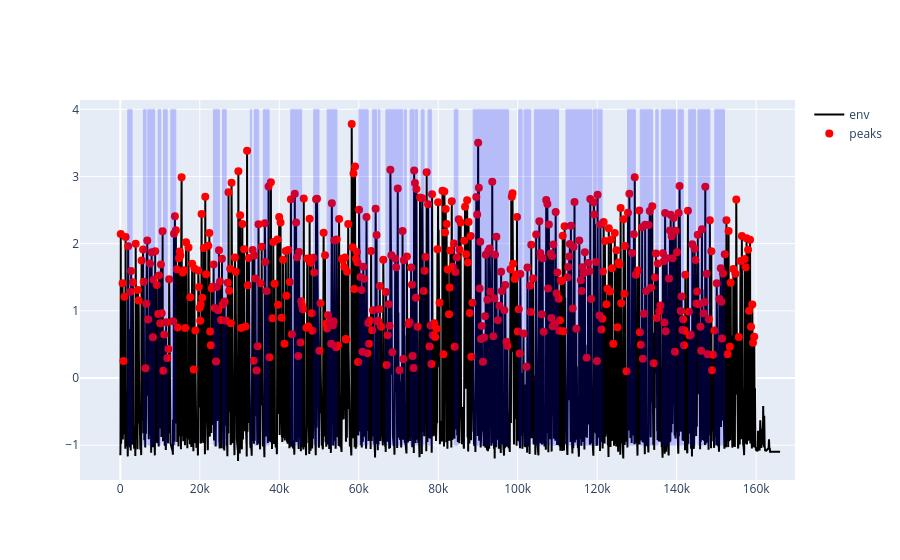

The cell this chart's notebook holds for it:
### Markdown cell above
# Some applications
So this new merged dataset is very flexible, in that we can for example, loop through relevant events and extract information from it. For example in the below lines of code, we ask for each gesture what the peak speed was, and then also the maximum in the amplitude envelope, and their timings. We then calculate the time difference between the speech and the movement peaks (synchrony). We then provide a smoothed frequency distribution to see how the timing distribution per gesture type.

## peak analysis

### Code cell
# lets first identify and plot all local maxima in the amplitude envelope
from scipy.signal import find_peaks

# load in final timestep
merged = pd.read_csv(outputfolder+'merged_finalstep.csv')

# standardize the amplitude envelope
merged['env'] = (merged['env'] - merged['env'].mean()) / merged['env'].std()

# Find peaks in the smoothed amplitude envelope
peaks, _ = find_peaks(merged['env'], height=0.1, distance=15)

# Create the plot using Plotly Express (px)
fig5 = go.Figure()

# Add the amplitude envelope
fig5.add_trace(go.Scatter(x=merged['time'], y=merged['env'], mode='lines', name='env', line=dict(color='black')))
# Add the peaks
fig5.add_trace(go.Scatter(x=merged.loc[peaks, 'time'], y=merged.loc[peaks, 'env'], mode='markers', name='peaks', marker=dict(color='red', size=8)))
# add the annotations as shaded areas
for i in range(len(ANNO)):
    fig5.add_shape(type='rect', x0=ANNO.loc[i, 'start_time'], x1=ANNO.loc[i, 'end_time'], y0=-1, y1=4, line=dict(color='blue', width=1), fillcolor='blue', opacity=0.2)

# Display the plot
fig5.show()

### Figure 1 — Plotly figure (JSON) as saved in the notebook; plotly's stock layout.template omitted (floating-point values rounded to 4 significant figures; data arrays with more than 128 entries replaced by an {"elided": "..."} marker saying what was removed)
{"data": [{"line": {"color": "black"}, "mode": "lines", "name": "env", "type": "scatter", "x": {"elided": "16604 int values"}, "y": {"elided": "16604 float values"}}, {"marker": {"color": "red", "size": 8}, "mode": "markers", "name": "peaks", "type": "scatter", "x": {"elided": "513 int values"}, "y": {"elided": "513 float values"}}], "layout": {"shapes": [{"fillcolor": "blue", "line": {"color": "blue", "width": 1}, "opacity": 0.2, "type": "rect", "x0": 1880, "x1": 2960, "y0": -1, "y1": 4}, {"fillcolor": "blue", "line": {"color": "blue", "width": 1}, "opacity": 0.2, "type": "rect", "x0": 5800, "x1": 6480, "y0": -1, "y1": 4}, {"fillcolor": "blue", "line": {"color": "blue", "width": 1}, "opacity": 0.2, "type": "rect", "x0": 6920, "x1": 8640, "y0": -1, "y1": 4}, {"fillcolor": "blue", "line": {"color": "blue", "width": 1}, "opacity": 0.2, "type": "rect", "x0": 9520, "x1": 10200, "y0": -1, "y1": 4}, {"fillcolor": "blue", "line": {"color": "blue", "width": 1}, "opacity": 0.2, "type": "rect", "x0": 10880, "x1": 11800, "y0": -1, "y1": 4}, {"fillcolor": "blue", "line": {"color": "blue", "width": 1}, "opacity": 0.2, "type": "rect", "x0": 12720, "x1": 13960, "y0": -1, "y1": 4}, {"fillcolor": "blue", "line": {"color": "blue", "width": 1}, "opacity": 0.2, "type": "rect", "x0": 23440, "x1": 24920, "y0": -1, "y1": 4}, {"fillcolor": "blue", "line": {"color": "blue", "width": 1}, "opacity": 0.2, "type": "rect", "x0": 25720, "x1": 26640, "y0": -1, "y1": 4}, {"fillcolor": "blue", "line": {"color": "blue", "width": 1}, "opacity": 0.2, "type": "rect", "x0": 32720, "x1": 33040, "y0": -1, "y1": 4}, {"fillcolor": "blue", "line": {"color": "blue", "width": 1}, "opacity": 0.2, "type": "rect", "x0": 33680, "x1": 34840, "y0": -1, "y1": 4}, {"fillcolor": "blue", "line": {"color": "blue", "width": 1}, "opacity": 0.2, "type": "rect", "x0": 36000, "x1": 37440, "y0": -1, "y1": 4}, {"fillcolor": "blue", "line": {"color": "blue", "width": 1}, "opacity": 0.2, "type": "rect", "x0": 42880, "x1": 45640, "y0": -1, "y1": 4}, {"fillcolor": "blue", "line": {"color": "blue", "width": 1}, "opacity": 0.2, "type": "rect", "x0": 48680, "x1": 50000, "y0": -1, "y1": 4}, {"fillcolor": "blue", "line": {"color": "blue", "width": 1}, "opacity": 0.2, "type": "rect", "x0": 52040, "x1": 54520, "y0": -1, "y1": 4}, {"fillcolor": "blue", "line": {"color": "blue", "width": 1}, "opacity": 0.2, "type": "rect", "x0": 60000, "x1": 62360, "y0": -1, "y1": 4}, {"fillcolor": "blue", "line": {"color": "blue", "width": 1}, "opacity": 0.2, "type": "rect", "x0": 63440, "x1": 64520.0, "y0": -1, "y1": 4}, {"fillcolor": "blue", "line": {"color": "blue", "width": 1}, "opacity": 0.2, "type": "rect", "x0": 64960.0, "x1": 65320.0, "y0": -1, "y1": 4}, {"fillcolor": "blue", "line": {"color": "blue", "width": 1}, "opacity": 0.2, "type": "rect", "x0": 66840, "x1": 71080, "y0": -1, "y1": 4}, {"fillcolor": "blue", "line": {"color": "blue", "width": 1}, "opacity": 0.2, "type": "rect", "x0": 71480, "x1": 71960, "y0": -1, "y1": 4}, {"fillcolor": "blue", "line": {"color": "blue", "width": 1}, "opacity": 0.2, "type": "rect", "x0": 72920, "x1": 73960, "y0": -1, "y1": 4}, {"fillcolor": "blue", "line": {"color": "blue", "width": 1}, "opacity": 0.2, "type": "rect", "x0": 74320, "x1": 74800, "y0": -1, "y1": 4}, {"fillcolor": "blue", "line": {"color": "blue", "width": 1}, "opacity": 0.2, "type": "rect", "x0": 75720, "x1": 76440, "y0": -1, "y1": 4}, {"fillcolor": "blue", "line": {"color": "blue", "width": 1}, "opacity": 0.2, "type": "rect", "x0": 77440, "x1": 78280, "y0": -1, "y1": 4}, {"fillcolor": "blue", "line": {"color": "blue", "width": 1}, "opacity": 0.2, "type": "rect", "x0": 84040, "x1": 84960, "y0": -1, "y1": 4}, {"fillcolor": "blue", "line": {"color": "blue", "width": 1}, "opacity": 0.2, "type": "rect", "x0": 88800, "x1": 97720, "y0": -1, "y1": 4}, {"fillcolor": "blue", "line": {"color": "blue", "width": 1}, "opacity": 0.2, "type": "rect", "x0": 100200, "x1": 101120, "y0": -1, "y1": 4}, {"fillcolor": "blue", "line": {"color": "blue", "width": 1}, "opacity": 0.2, "type": "rect", "x0": 101600, "x1": 103280, "y0": -1, "y1": 4}, {"fillcolor": "blue", "line": {"color": "blue", "width": 1}, "opacity": 0.2, "type": "rect", "x0": 104200, "x1": 110280, "y0": -1, "y1": 4}, {"fillcolor": "blue", "line": {"color": "blue", "width": 1}, "opacity": 0.2, "type": "rect", "x0": 112160, "x1": 118680, "y0": -1, "y1": 4}, {"fillcolor": "blue", "line": {"color": "blue", "width": 1}, "opacity": 0.2, "type": "rect", "x0": 119120, "x1": 121240, "y0": -1, "y1": 4}, {"fillcolor": "blue", "line": {"color": "blue", "width": 1}, "opacity": 0.2, "type": "rect", "x0": 127640, "x1": 129600, "y0": -1, "y1": 4}, {"fillcolor": "blue", "line": {"color": "blue", "width": 1}, "opacity": 0.2, "type": "rect", "x0": 130840, "x1": 133960, "y0": -1, "y1": 4}, {"fillcolor": "blue", "line": {"color": "blue", "width": 1}, "opacity": 0.2, "type": "rect", "x0": 134760, "x1": 135360, "y0": -1, "y1": 4}, {"fillcolor": "blue", "line": {"color": "blue", "width": 1}, "opacity": 0.2, "type": "rect", "x0": 136120, "x1": 139800, "y0": -1, "y1": 4}, {"fillcolor": "blue", "line": {"color": "blue", "width": 1}, "opacity": 0.2, "type": "rect", "x0": 140360, "x1": 141680, "y0": -1, "y1": 4}, {"fillcolor": "blue", "line": {"color": "blue", "width": 1}, "opacity": 0.2, "type": "rect", "x0": 143040, "x1": 144760, "y0": -1, "y1": 4}, {"fillcolor": "blue", "line": {"color": "blue", "width": 1}, "opacity": 0.2, "type": "rect", "x0": 145360, "x1": 148360, "y0": -1, "y1": 4}, {"fillcolor": "blue", "line": {"color": "blue", "width": 1}, "opacity": 0.2, "type": "rect", "x0": 149600, "x1": 152040, "y0": -1, "y1": 4}]}}
